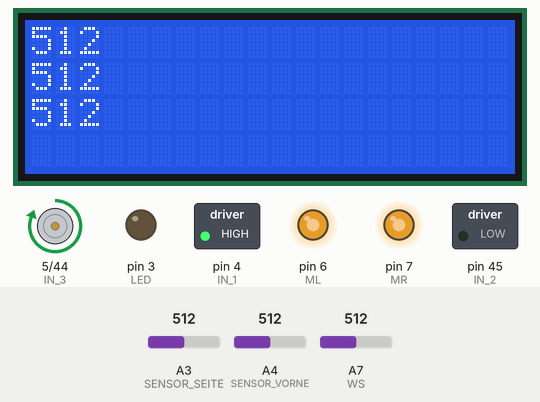
Bench run of a sketch on a simulated Arduino Mega 2560, built with avr-gcc and run on an emulated ATmega2560. Shown: 20×4 character LCD, motor-driver pin pairs drawn as motors (green arrow = first pin HIGH = forward, orange = second pin HIGH = backward, longer = more drive), switched loads named in the sketch (green lamp = pin HIGH), output pins drawn as LEDs (lit = HIGH). Dashed ring = blinking. The test bench sets the inputs (shaded band); at power-on: A4 (SENSOR_VORNE) = 512, A3 (SENSOR_SEITE) = 512, A7 (WS) = 512.

Above: at 1.9 s.
2.0 s: A4 (SENSOR_VORNE) set to 536
At 2.6 s:
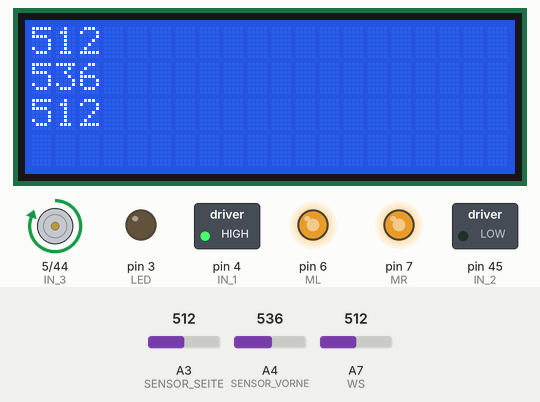
3.5 s: A4 (SENSOR_VORNE) set to 567
At 4.0 s:
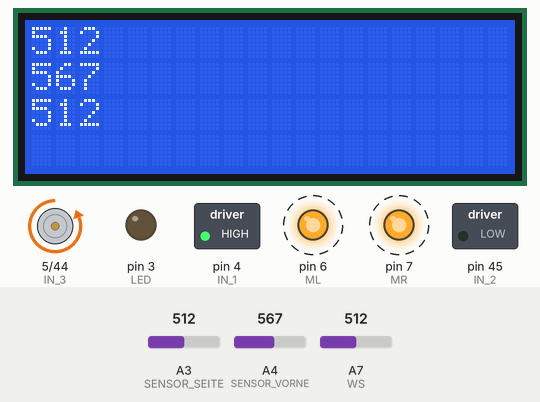
6.5 s: A3 (SENSOR_SEITE) set to 716
At 7.4 s:
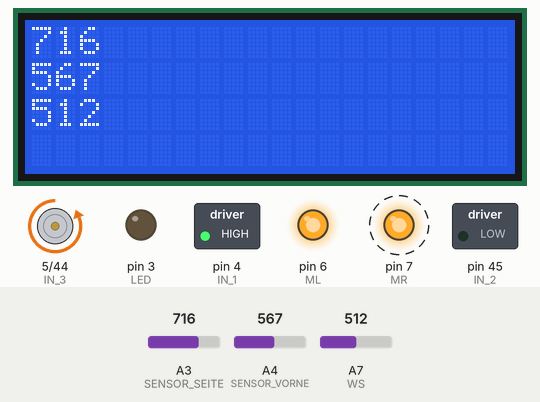
9.5 s: A4 (SENSOR_VORNE) set to 511
At 11.2 s:
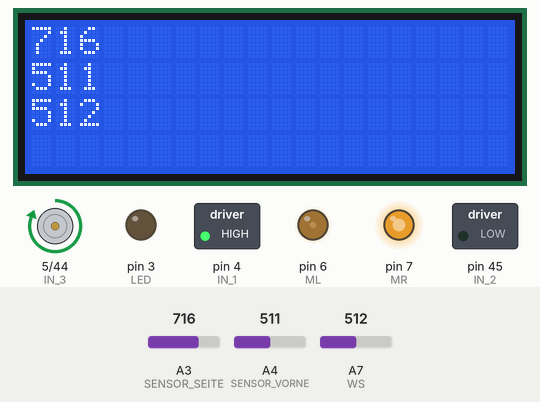
11.5 s: A3 (SENSOR_SEITE) set to 605
At 12.0 s:
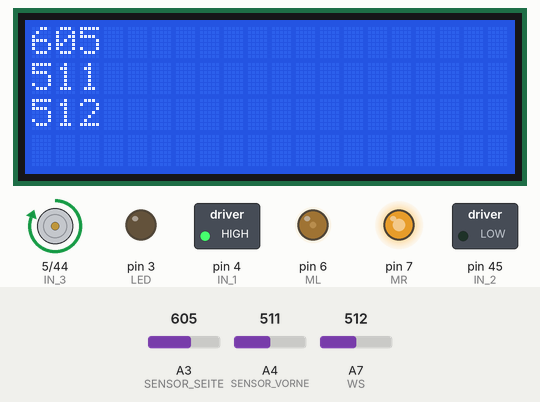
13.0 s: A3 (SENSOR_SEITE) set to 580
At 13.8 s:
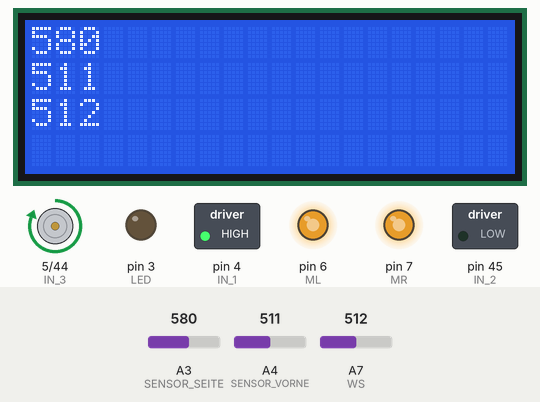
Timing chart, 0 to 16.0 s (numbered marks = the images above; inputs shaded):
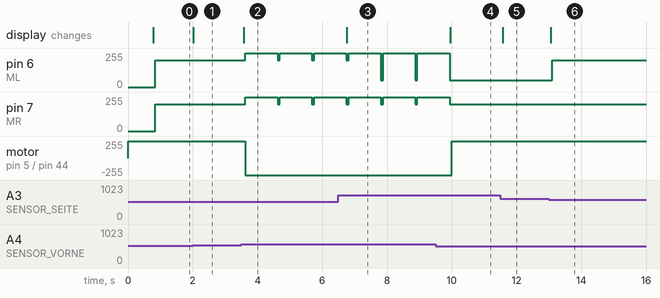

The sketch:

Rescue_B.ino
```cpp
#include <Wire.h>
#include <LiquidCrystal_I2C.h>
LiquidCrystal_I2C lcd(0x20,20,4);

#include "hardware.h"
#include "Wand_folgen.h"
#include "LineTracker.h"
#include "Opfer_finden.h"

//andere Variablen
int SensorSeiteWert;
int SensorVorneWert;
int WSwert;


void setup(){
Serial.begin(9600);


//  INPUT/OUTPUT
pinMode(IN_1 , OUTPUT);
pinMode(IN_2 , OUTPUT);
pinMode(IN_3 , OUTPUT);
pinMode(IN_4 , OUTPUT);
pinMode(SENSOR_SEITE, INPUT);
pinMode(SENSOR_VORNE, INPUT);
pinMode(LT_L, INPUT);
pinMode(LED, OUTPUT);
pinMode(WS, INPUT);

digitalWrite(LED, LOW);


// Drehrichtung (Vorwärts)
digitalWrite(IN_1, HIGH);
digitalWrite(IN_3, HIGH);
digitalWrite(IN_2, LOW);
digitalWrite(IN_4, LOW);


//LCD initialisierung
lcd.init();
lcd.backlight();
lcd.clear();
lcd.print("LOS!!");
delay(700);

}

void loop(){
  lcd.clear();


 SensorSeiteWert = analogRead(SENSOR_SEITE);
 lcd.setCursor(0,0);
 lcd.print(SensorSeiteWert);
 SensorVorneWert = analogRead(SENSOR_VORNE);
 lcd.setCursor(0,1);
 lcd.print(SensorVorneWert);
 WSwert = analogRead(WS);
 lcd.setCursor(0,2);
 lcd.print(WSwert);
 delay(50);


   //Sensor auslesen vorne
   if(SensorVorneWert > Vorne_Nah){
     WandVorne(VORNE_NAH);
   }else
     WandVorne(VORNE_FERN);


   //Sensor auslesen Seite
   if(SensorSeiteWert > Seite_Nah ){
     WandSeite(SEITE_NAH);
   }else if((SensorSeiteWert < Seite_Nah) && (SensorSeiteWert > Seite_Fern)){
     WandSeite(SEITE_GUT);
   // lcd.print("Seite_Gut");
   }else if((SensorSeiteWert < Seite_Fern)){
     WandSeite(SEITE_FERN);
    //lcd.print("Seite_Fern");
   }


   //Opfer finden
  /*
   if(WSwert > HEAT)
   Opfer(JA);
   else if(WSwert < HEAT)
   Opfer(NEIN);
   */


    //LineTracker
   /*if((LT_R == true) && (LT_L == true)){
     LineTracker(Schwarz);
   } */

 }
```

LineTracker.cpp
```cpp
#include "LineTracker.h"

void LineTracker(int Sensor){
 switch(Sensor){
  case Schwarz:
   while(41 == true){
     digitalWrite(4, HIGH);
     digitalWrite(45, LOW);
     analogWrite(6, 200);

     digitalWrite(5, HIGH);
     digitalWrite(46, LOW);
     analogWrite(7, 200);
   }
     digitalWrite(4, HIGH);
     digitalWrite(45, LOW);
     analogWrite(6, 200);

     digitalWrite(5, LOW);
     digitalWrite(46, HIGH);
     analogWrite(7, 200);
     delay(3500);

     digitalWrite(4, LOW);
     digitalWrite(45, HIGH);
     analogWrite(6, 200);

     digitalWrite(5, LOW);
     digitalWrite(46, HIGH);
     analogWrite(7, 200);

     delay(1000);

   break;
  case Weis:

   break;
 }
}
```

LineTracker.h
```cpp
#include "Arduino.h"
#include "hardware.h"

#define Schwarz 1
#define Weis 0

extern void LineTracker(int Sensor);
```

Opfer_finden.cpp
```cpp
#include "Opfer_finden.h"

void Opfer(int Opfer){
 switch(Opfer){
  case JA:
  digitalWrite(LED, HIGH);
 break;
  case NEIN:
   digitalWrite(LED, LOW);
 break;
 }
}
```

Opfer_finden.h
```cpp
#include "Arduino.h"
#include "hardware.h"

#define JA 1
#define NEIN 0

extern void Opfer(int Opfer);
```

Wand_folgen.cpp
```cpp
#include "Wand_folgen.h"


void WandSeite(int Entfernung){
 switch(Entfernung){
  case SEITE_NAH:
   analogWrite(MR, SPEED);
   analogWrite(ML, SPEED_LOW);
   break;
  case SEITE_FERN:
   analogWrite(MR, SPEED_LOW);
   analogWrite(ML, SPEED);
   break;
  case SEITE_GUT:
   analogWrite(MR, SPEED);
   analogWrite(ML, SPEED);
   break;
 }
}

void WandVorne(int Entfernung){
  switch(Entfernung){
    case VORNE_NAH:
     digitalWrite(IN_1 , HIGH);
     digitalWrite(IN_2 , LOW);
     analogWrite(MR, SPEED_HIGH);

     digitalWrite(IN_3 , LOW);
     digitalWrite(IN_4 , HIGH);
     analogWrite(ML, SPEED_HIGH);

     delay(1000);
   /* digitalWrite(IN_1, HIGH);
    digitalWrite(IN_3, HIGH);
    digitalWrite(IN_2, LOW);
    digitalWrite(IN_4, LOW);*/
     break;
    case VORNE_FERN:
     digitalWrite(IN_1, HIGH);
     digitalWrite(IN_3, HIGH);
     digitalWrite(IN_2, LOW);
     digitalWrite(IN_4, LOW);

     break;
  }
}
```

Wand_folgen.h
```cpp
#include "Arduino.h"
#include "hardware.h"


#define SEITE_NAH 1
#define SEITE_FERN 2
#define SEITE_GUT 0

#define VORNE_NAH 0
#define VORNE_FERN 1


extern void WandSeite(int Entfernung);
extern void WandVorne(int Entfernung);
```

hardware.cpp
```cpp
#include "hardware.h"
```

hardware.h
```cpp
#include "Arduino.h"

//Pins
#define MR 7
#define ML 6
#define IN_1 4                //Motorenpins
#define IN_2 45
#define IN_3 5
#define IN_4 44

#define LED 3
#define SENSOR_SEITE A3     //Entfernungssensor Seite
#define SENSOR_VORNE A4     //Entfernungssensor Vorne
#define LT_L 41             //LineTracker
#define LT_R 42
#define WS A7               //Wärmesensor

//andere Konstaten
#define SPEED 200
#define SPEED_HIGH 255
#define SPEED_LOW 50

//die werte müssen noch kalibriert werden!!!!
//Entfernungen
#define Vorne_Fern 500
#define Vorne_Nah 550

#define Seite_Nah   590
#define Seite_Fern   500


//Opfertemperatur
#define HEAT 30
```

Measured:
- the behaviour switches between 550 and 551 on A4 (SENSOR_VORNE) (found by bisection; images 1 and 2)
- the behaviour switches between 590 and 589 on A3 (SENSOR_SEITE) (found by bisection; images 5 and 6)
- after the input at 2.0 s, the display: changes at once (image 1)
- after the input at 3.5 s, pin 6 (ML), pin 7 (MR): alternates 255/255 for 1.0 s and 200/255 for 0.06 s, starting after 0.12 s; motor on pin 5 (IN_3) / pin 44 (IN_4): forward 255/255 → backward 255/255 after 0.12 s; the display: changes after 0.07 s (image 2)
- after the input at 6.5 s, the display: changes after 0.26 s (image 3)
- after the input at 9.5 s, pin 6 (ML): goes on until 9.9 s, then stays 50/255; pin 7 (MR): goes on until 9.9 s, then stays 200/255; motor on pin 5 (IN_3) / pin 44 (IN_4): backward 255/255 → forward 255/255 after 0.51 s; the display: changes after 0.46 s (image 4)
- after the input at 11.5 s, the display: changes after 0.07 s (image 5)
- after the input at 13.0 s, pin 6 (ML): 50/255 → 200/255 after 0.11 s; the display: changes after 0.06 s (image 6)
